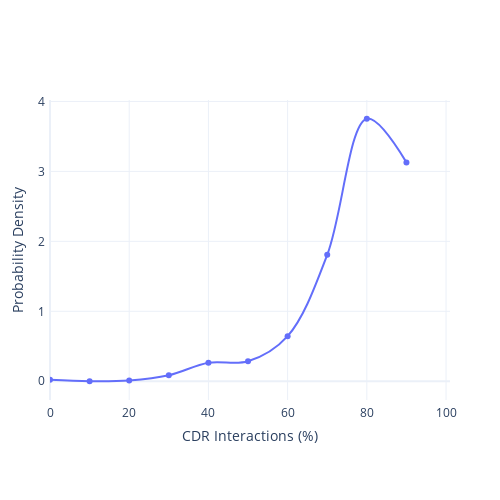

The notebook cell saved with this chart:
### Code cell
def get_cdr_perc(x):
    hcdr = x['hcdr1'] + x['hcdr2'] + x['hcdr3']
    lcdr = x['lcdr1'] + x['lcdr2'] + x['lcdr3']
    cdr = hcdr + lcdr
    total = x['hchains'] + x['lchains']
    return cdr / total

cdr_perc = buried_ab_ag_interface_res.apply(lambda x: get_cdr_perc(x), axis=1)
cdr_hist = np.histogram(cdr_perc, bins=10, density=True)

print(f'Avg CDR interaction: {round(cdr_perc.mean() * 100, 1)}%')
print(cdr_hist)


fig = go.Figure()
fig.add_trace(go.Scatter(y=cdr_hist[0], x=cdr_hist[1]*100,
                    mode='lines+markers', line_shape='spline',
                    name='Heavy Chain'))
fig.update_layout(
    xaxis_title="CDR Interactions (%)",
    yaxis_title="Probability Density",
    template="plotly_white",
    autosize=False,
    width=500,
    height=500,
    margin=dict(
        l=50,
        r=50,
        b=100,
        t=100,
        pad=4
    ),
    xaxis_range=[0,101]
)
fig.show()

### Figure 1 — Plotly figure (JSON) as saved in the notebook; plotly's stock layout.template omitted (floating-point values rounded to 4 significant figures)
{"data": [{"line": {"shape": "spline"}, "mode": "lines+markers", "name": "Heavy Chain", "type": "scatter", "x": [0, 10, 20, 30.0, 40, 50, 60.0, 70, 80, 90, 100], "y": [0.02114, 0, 0.01057, 0.08457, 0.2643, 0.2854, 0.6448, 1.808, 3.753, 3.129]}], "layout": {"autosize": false, "height": 500, "margin": {"b": 100, "l": 50, "pad": 4, "r": 50, "t": 100}, "width": 500, "xaxis": {"range": [0, 101], "title": {"text": "CDR Interactions (%)"}}, "yaxis": {"title": {"text": "Probability Density"}}}}
